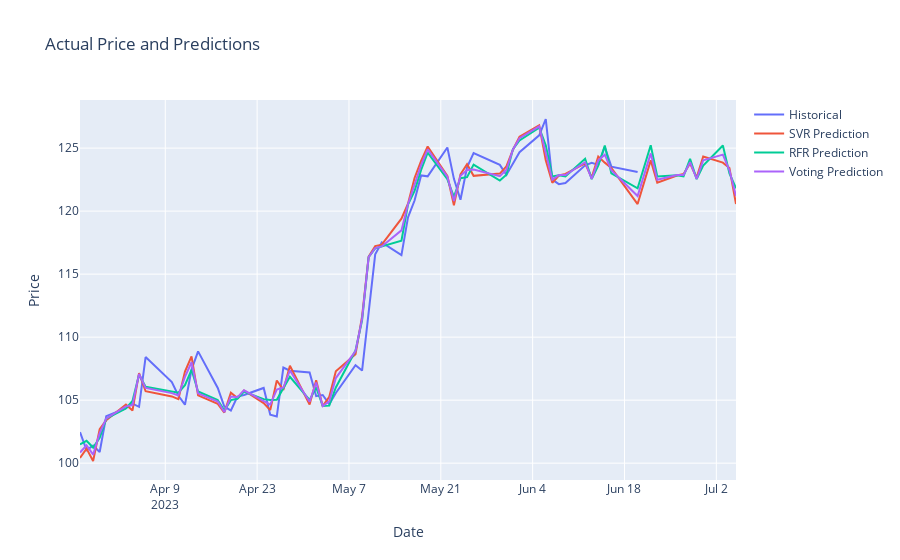

Notebook code cell kept with this figure:
### Code cell
import plotly.graph_objects as go

# Create traces
trace_actual = go.Scatter(
    x=df_combined2.index,
    y=df_combined2['Close'],
    mode='lines',
    name='Historical'
)

trace_svr = go.Scatter(
    x=df_combined2.index,
    y=df_combined2['SVR Prediction'],
    mode='lines',
    name='SVR Prediction'
)

trace_rfr = go.Scatter(
    x=df_combined2.index,
    y=df_combined2['RFR Prediction'],
    mode='lines',
    name='RFR Prediction'
)

trace_voting = go.Scatter(
    x=df_combined2.index,
    y=df_combined2['Voting Prediction'],
    mode='lines',
    name='Voting Prediction'
)

data = [trace_actual, trace_svr, trace_rfr, trace_voting]

# Create layout
layout = go.Layout(
    title='Actual Price and Predictions',
    xaxis=dict(title='Date'),
    yaxis=dict(title='Price'),
    showlegend=True
)

# Create figure
fig = go.Figure(data=data, layout=layout)

# Show the figure
fig.show()
